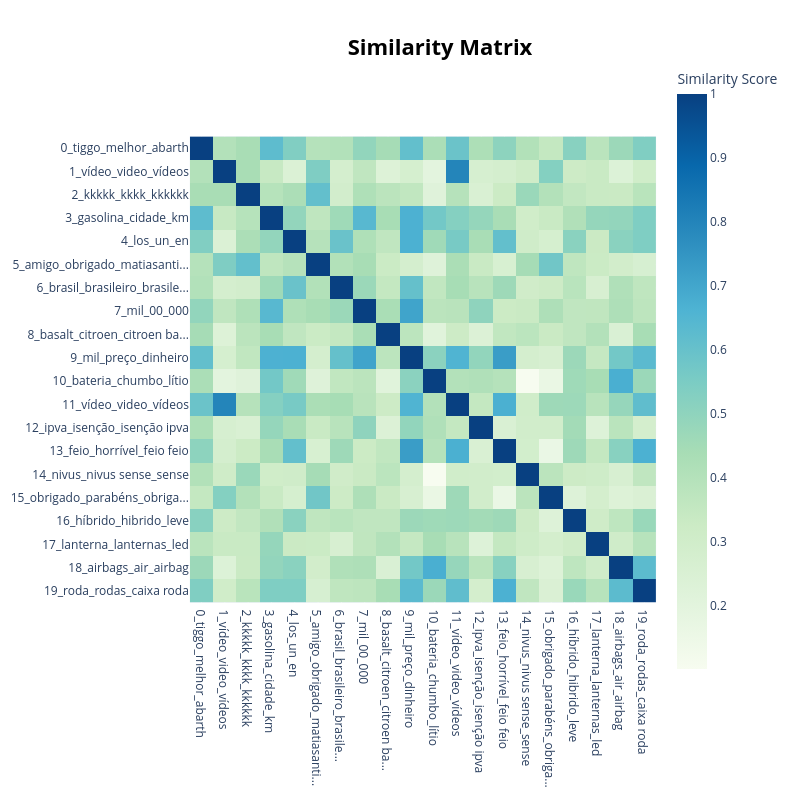

Notebook source saved alongside this figure:
### Code cell
# Heatmap de similaridade entre tópicos
topic_model.visualize_heatmap(top_n_topics=20)

### Figure 1 — Plotly figure (JSON) as saved in the notebook; plotly's stock layout.template omitted (floating-point values rounded to 4 significant figures; data arrays with more than 128 entries replaced by an {"elided": "..."} marker saying what was removed)
{"data": [{"coloraxis": "coloraxis", "hovertemplate": "x: %{x}<br>y: %{y}<br>Similarity Score: %{z}<extra></extra>", "name": "0", "type": "heatmap", "x": ["0_tiggo_melhor_abarth", "1_vídeo_video_vídeos", "2_kkkkk_kkkk_kkkkkk", "3_gasolina_cidade_km", "4_los_un_en", "5_amigo_obrigado_matiasanti...", "6_brasil_brasileiro_brasile...", "7_mil_00_000", "8_basalt_citroen_citroen ba...", "9_mil_preço_dinheiro", "10_bateria_chumbo_lítio", "11_vídeo_video_vídeos", "12_ipva_isenção_isenção ipva", "13_feio_horrível_feio feio", "14_nivus_nivus sense_sense", "15_obrigado_parabéns_obriga...", "16_híbrido_hibrido_leve", "17_lanterna_lanternas_led", "18_airbags_air_airbag", "19_roda_rodas_caixa roda"], "xaxis": "x", "y": ["0_tiggo_melhor_abarth", "1_vídeo_video_vídeos", "2_kkkkk_kkkk_kkkkkk", "3_gasolina_cidade_km", "4_los_un_en", "5_amigo_obrigado_matiasanti...", "6_brasil_brasileiro_brasile...", "7_mil_00_000", "8_basalt_citroen_citroen ba...", "9_mil_preço_dinheiro", "10_bateria_chumbo_lítio", "11_vídeo_video_vídeos", "12_ipva_isenção_isenção ipva", "13_feio_horrível_feio feio", "14_nivus_nivus sense_sense", "15_obrigado_parabéns_obriga...", "16_híbrido_hibrido_leve", "17_lanterna_lanternas_led", "18_airbags_air_airbag", "19_roda_rodas_caixa roda"], "yaxis": "y", "z": {"elided": "20x20 float values"}}], "layout": {"coloraxis": {"colorbar": {"title": {"text": "Similarity Score"}}, "colorscale": [[0, "rgb(247,252,240)"], [0.125, "rgb(224,243,219)"], [0.25, "rgb(204,235,197)"], [0.375, "rgb(168,221,181)"], [0.5, "rgb(123,204,196)"], [0.625, "rgb(78,179,211)"], [0.75, "rgb(43,140,190)"], [0.875, "rgb(8,104,172)"], [1, "rgb(8,64,129)"]]}, "height": 800, "hoverlabel": {"bgcolor": "white", "font": {"family": "Rockwell", "size": 16}}, "legend": {"title": {"text": "Trend"}}, "margin": {"t": 60}, "showlegend": true, "title": {"font": {"color": "Black", "size": 22}, "text": "<b>Similarity Matrix</b>", "x": 0.55, "xanchor": "center", "y": 0.95, "yanchor": "top"}, "width": 800, "xaxis": {"anchor": "y", "constrain": "domain", "domain": [0, 1], "scaleanchor": "y"}, "yaxis": {"anchor": "x", "autorange": "reversed", "constrain": "domain", "domain": [0, 1]}}}
